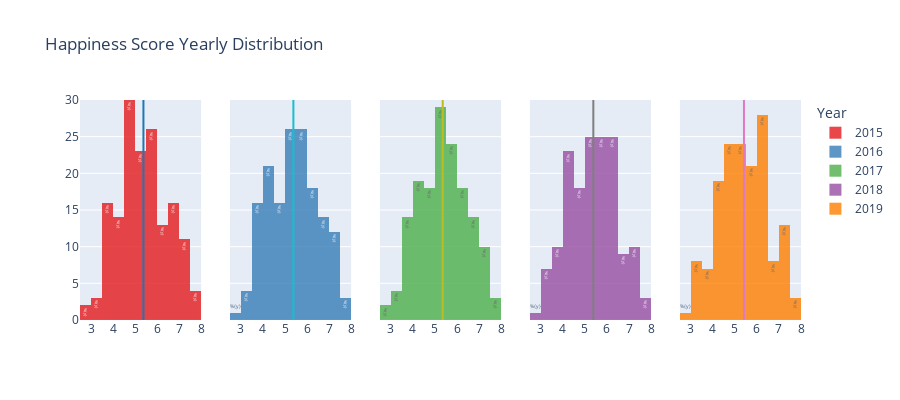

The notebook cell saved with this chart:
### Code cell
# make subplots for each year's distribution
fig = make_subplots(rows=1, cols=5, shared_yaxes=True, vertical_spacing=0.04)

# getting colors for plotting
color_histogram = px.colors.qualitative.Set1
color_discrete_sequence = px.colors.qualitative.D3

for i, color in list(zip(range(2015, 2020), color_discrete_sequence)):
    data = happiness_data[happiness_data['year']==i]['happiness score']
    mean_score = data.mean()
    
    # add a histogram to the figure
    fig.add_trace(go.Histogram(x=data, 
                               name=i, 
                               hovertemplate='Count %{y}', 
                               text='%{y}', 
                               nbinsx=10,
                               marker_color=color_histogram[i-2015],
                               opacity=0.8), 
                  row=1, col=i-2014)
    # update fig x range
    fig.update_xaxes(nticks=10)
    
    # add a vertical line (mean happiness score) to the figure
    fig.add_trace(go.Scatter(x=[round(mean_score, 2)] * 50, y=np.arange(-1, 40), 
                             line=dict(
                                 color=color_discrete_sequence[2015-i]
                             ), 
                             name=str(i)+' Mean', 
                             showlegend=False, 
                             mode='lines',
                             hovertemplate=round(mean_score, 2)),
                  row=1, col=i-2014)

# update the entire subplots layout
fig.update_layout(height=400, title='Happiness Score Yearly Distribution', 
                  legend_title_text='Year', yaxis=dict(range=[0, 30]),
                  hovermode='x unified')
fig.show()

### Figure 1 — Plotly figure (JSON) as saved in the notebook; plotly's stock layout.template omitted (floating-point values rounded to 4 significant figures; data arrays with more than 128 entries replaced by an {"elided": "..."} marker saying what was removed)
{"data": [{"hovertemplate": "Count %{y}", "marker": {"color": "rgb(228,26,28)"}, "name": "2015", "nbinsx": 10, "opacity": 0.8, "text": "%{y}", "type": "histogram", "x": {"elided": "158 float values"}, "xaxis": "x", "yaxis": "y"}, {"hovertemplate": "5.38", "line": {"color": "#1F77B4"}, "mode": "lines", "name": "2015 Mean", "showlegend": false, "type": "scatter", "x": [5.38, 5.38, 5.38, 5.38, 5.38, 5.38, 5.38, 5.38, 5.38, 5.38, 5.38, 5.38, 5.38, 5.38, 5.38, 5.38, 5.38, 5.38, 5.38, 5.38, 5.38, 5.38, 5.38, 5.38, 5.38, 5.38, 5.38, 5.38, 5.38, 5.38, 5.38, 5.38, 5.38, 5.38, 5.38, 5.38, 5.38, 5.38, 5.38, 5.38, 5.38, 5.38, 5.38, 5.38, 5.38, 5.38, 5.38, 5.38, 5.38, 5.38], "xaxis": "x", "y": [-1, 0, 1, 2, 3, 4, 5, 6, 7, 8, 9, 10, 11, 12, 13, 14, 15, 16, 17, 18, 19, 20, 21, 22, 23, 24, 25, 26, 27, 28, 29, 30, 31, 32, 33, 34, 35, 36, 37, 38, 39], "yaxis": "y"}, {"hovertemplate": "Count %{y}", "marker": {"color": "rgb(55,126,184)"}, "name": "2016", "nbinsx": 10, "opacity": 0.8, "text": "%{y}", "type": "histogram", "x": {"elided": "157 float values"}, "xaxis": "x2", "yaxis": "y2"}, {"hovertemplate": "5.38", "line": {"color": "#17BECF"}, "mode": "lines", "name": "2016 Mean", "showlegend": false, "type": "scatter", "x": [5.38, 5.38, 5.38, 5.38, 5.38, 5.38, 5.38, 5.38, 5.38, 5.38, 5.38, 5.38, 5.38, 5.38, 5.38, 5.38, 5.38, 5.38, 5.38, 5.38, 5.38, 5.38, 5.38, 5.38, 5.38, 5.38, 5.38, 5.38, 5.38, 5.38, 5.38, 5.38, 5.38, 5.38, 5.38, 5.38, 5.38, 5.38, 5.38, 5.38, 5.38, 5.38, 5.38, 5.38, 5.38, 5.38, 5.38, 5.38, 5.38, 5.38], "xaxis": "x2", "y": [-1, 0, 1, 2, 3, 4, 5, 6, 7, 8, 9, 10, 11, 12, 13, 14, 15, 16, 17, 18, 19, 20, 21, 22, 23, 24, 25, 26, 27, 28, 29, 30, 31, 32, 33, 34, 35, 36, 37, 38, 39], "yaxis": "y2"}, {"hovertemplate": "Count %{y}", "marker": {"color": "rgb(77,175,74)"}, "name": "2017", "nbinsx": 10, "opacity": 0.8, "text": "%{y}", "type": "histogram", "x": {"elided": "155 float values"}, "xaxis": "x3", "yaxis": "y3"}, {"hovertemplate": "5.35", "line": {"color": "#BCBD22"}, "mode": "lines", "name": "2017 Mean", "showlegend": false, "type": "scatter", "x": [5.35, 5.35, 5.35, 5.35, 5.35, 5.35, 5.35, 5.35, 5.35, 5.35, 5.35, 5.35, 5.35, 5.35, 5.35, 5.35, 5.35, 5.35, 5.35, 5.35, 5.35, 5.35, 5.35, 5.35, 5.35, 5.35, 5.35, 5.35, 5.35, 5.35, 5.35, 5.35, 5.35, 5.35, 5.35, 5.35, 5.35, 5.35, 5.35, 5.35, 5.35, 5.35, 5.35, 5.35, 5.35, 5.35, 5.35, 5.35, 5.35, 5.35], "xaxis": "x3", "y": [-1, 0, 1, 2, 3, 4, 5, 6, 7, 8, 9, 10, 11, 12, 13, 14, 15, 16, 17, 18, 19, 20, 21, 22, 23, 24, 25, 26, 27, 28, 29, 30, 31, 32, 33, 34, 35, 36, 37, 38, 39], "yaxis": "y3"}, {"hovertemplate": "Count %{y}", "marker": {"color": "rgb(152,78,163)"}, "name": "2018", "nbinsx": 10, "opacity": 0.8, "text": "%{y}", "type": "histogram", "x": {"elided": "156 float values"}, "xaxis": "x4", "yaxis": "y4"}, {"hovertemplate": "5.38", "line": {"color": "#7F7F7F"}, "mode": "lines", "name": "2018 Mean", "showlegend": false, "type": "scatter", "x": [5.38, 5.38, 5.38, 5.38, 5.38, 5.38, 5.38, 5.38, 5.38, 5.38, 5.38, 5.38, 5.38, 5.38, 5.38, 5.38, 5.38, 5.38, 5.38, 5.38, 5.38, 5.38, 5.38, 5.38, 5.38, 5.38, 5.38, 5.38, 5.38, 5.38, 5.38, 5.38, 5.38, 5.38, 5.38, 5.38, 5.38, 5.38, 5.38, 5.38, 5.38, 5.38, 5.38, 5.38, 5.38, 5.38, 5.38, 5.38, 5.38, 5.38], "xaxis": "x4", "y": [-1, 0, 1, 2, 3, 4, 5, 6, 7, 8, 9, 10, 11, 12, 13, 14, 15, 16, 17, 18, 19, 20, 21, 22, 23, 24, 25, 26, 27, 28, 29, 30, 31, 32, 33, 34, 35, 36, 37, 38, 39], "yaxis": "y4"}, {"hovertemplate": "Count %{y}", "marker": {"color": "rgb(255,127,0)"}, "name": "2019", "nbinsx": 10, "opacity": 0.8, "text": "%{y}", "type": "histogram", "x": {"elided": "156 float values"}, "xaxis": "x5", "yaxis": "y5"}, {"hovertemplate": "5.41", "line": {"color": "#E377C2"}, "mode": "lines", "name": "2019 Mean", "showlegend": false, "type": "scatter", "x": [5.41, 5.41, 5.41, 5.41, 5.41, 5.41, 5.41, 5.41, 5.41, 5.41, 5.41, 5.41, 5.41, 5.41, 5.41, 5.41, 5.41, 5.41, 5.41, 5.41, 5.41, 5.41, 5.41, 5.41, 5.41, 5.41, 5.41, 5.41, 5.41, 5.41, 5.41, 5.41, 5.41, 5.41, 5.41, 5.41, 5.41, 5.41, 5.41, 5.41, 5.41, 5.41, 5.41, 5.41, 5.41, 5.41, 5.41, 5.41, 5.41, 5.41], "xaxis": "x5", "y": [-1, 0, 1, 2, 3, 4, 5, 6, 7, 8, 9, 10, 11, 12, 13, 14, 15, 16, 17, 18, 19, 20, 21, 22, 23, 24, 25, 26, 27, 28, 29, 30, 31, 32, 33, 34, 35, 36, 37, 38, 39], "yaxis": "y5"}], "layout": {"height": 400, "hovermode": "x unified", "legend": {"title": {"text": "Year"}}, "title": {"text": "Happiness Score Yearly Distribution"}, "xaxis": {"anchor": "y", "domain": [0, 0.168], "nticks": 10}, "xaxis2": {"anchor": "y2", "domain": [0.208, 0.376], "nticks": 10}, "xaxis3": {"anchor": "y3", "domain": [0.416, 0.584], "nticks": 10}, "xaxis4": {"anchor": "y4", "domain": [0.624, 0.792], "nticks": 10}, "xaxis5": {"anchor": "y5", "domain": [0.832, 1], "nticks": 10}, "yaxis": {"anchor": "x", "domain": [0, 1], "range": [0, 30]}, "yaxis2": {"anchor": "x2", "domain": [0, 1], "matches": "y", "showticklabels": false}, "yaxis3": {"anchor": "x3", "domain": [0, 1], "matches": "y", "showticklabels": false}, "yaxis4": {"anchor": "x4", "domain": [0, 1], "matches": "y", "showticklabels": false}, "yaxis5": {"anchor": "x5", "domain": [0, 1], "matches": "y", "showticklabels": false}}}
